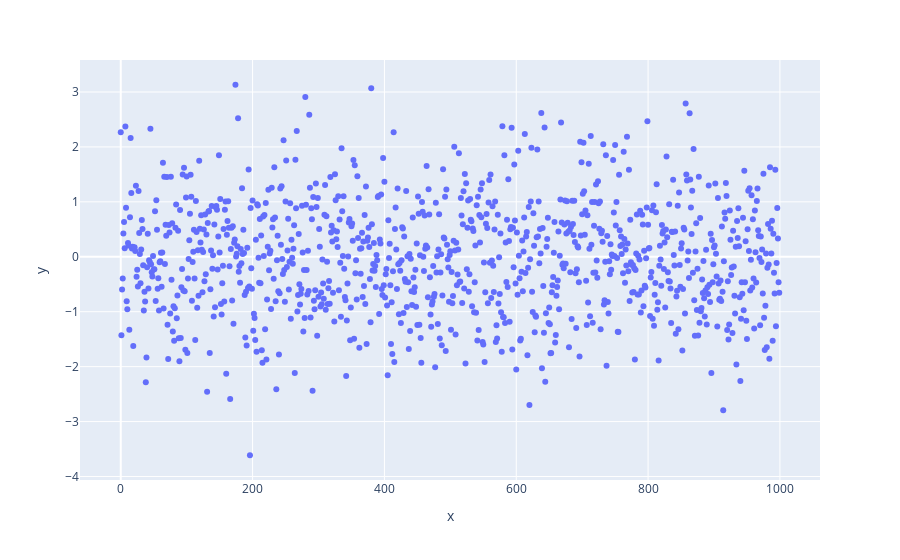

The code cell stored with this chart in its notebook:
### Markdown cell above
Plotly

### Code cell
px.scatter(df, x='x', y='y')

### Figure 1 — Plotly figure (JSON) as saved in the notebook; plotly's stock layout.template omitted (floating-point values rounded to 4 significant figures; data arrays with more than 128 entries replaced by an {"elided": "..."} marker saying what was removed)
{"data": [{"hovertemplate": "x=%{x}<br>y=%{y}<extra></extra>", "legendgroup": "", "marker": {"color": "#636efa", "symbol": "circle"}, "mode": "markers", "name": "", "orientation": "v", "showlegend": false, "type": "scatter", "x": {"elided": "1000 int values"}, "xaxis": "x", "y": {"elided": "1000 float values"}, "yaxis": "y"}], "layout": {"legend": {"tracegroupgap": 0}, "margin": {"t": 60}, "xaxis": {"anchor": "y", "domain": [0, 1], "title": {"text": "x"}}, "yaxis": {"anchor": "x", "domain": [0, 1], "title": {"text": "y"}}}}
